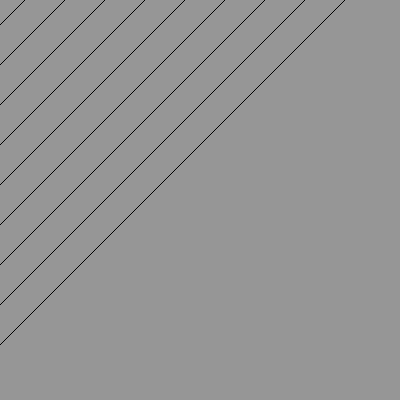
Frame 1 (no input)
Frame 60 (no input): identical to frame 1, image omitted
Frame 120 (the mouse pressed at the canvas centre since frame 60): identical to frame 1, image omitted

The p5.js sketch that drew this single still picture (run headless with seeded random() and noise() and a simulated clock; from frame 60 on, the mouse is pressed at the canvas centre):

// p5.js sketch
// ── sketch.js
function setup() {
    createCanvas(400, 400);
    background(150);

    // hoeveel lijnen er in totaal moeten komen
    let numberOfLines = 9;
    // hoeveel afstand er is tussen de lijnen
    let afstand = 40;

    for(let counter = 0; counter < numberOfLines; counter++) {
        // begint op de linkerrand en gaat verder naar beneden
        let x1 = 0;
        let y1 = 25 + counter * afstand;

        // begint aan de rechterkant en gaat verder naar rechts
        let x2 = 25 + counter * afstand;
        let y2 = 0;

        line(x1, y1, x2 ,y2);
    }

    
}

function draw() {
    
}
